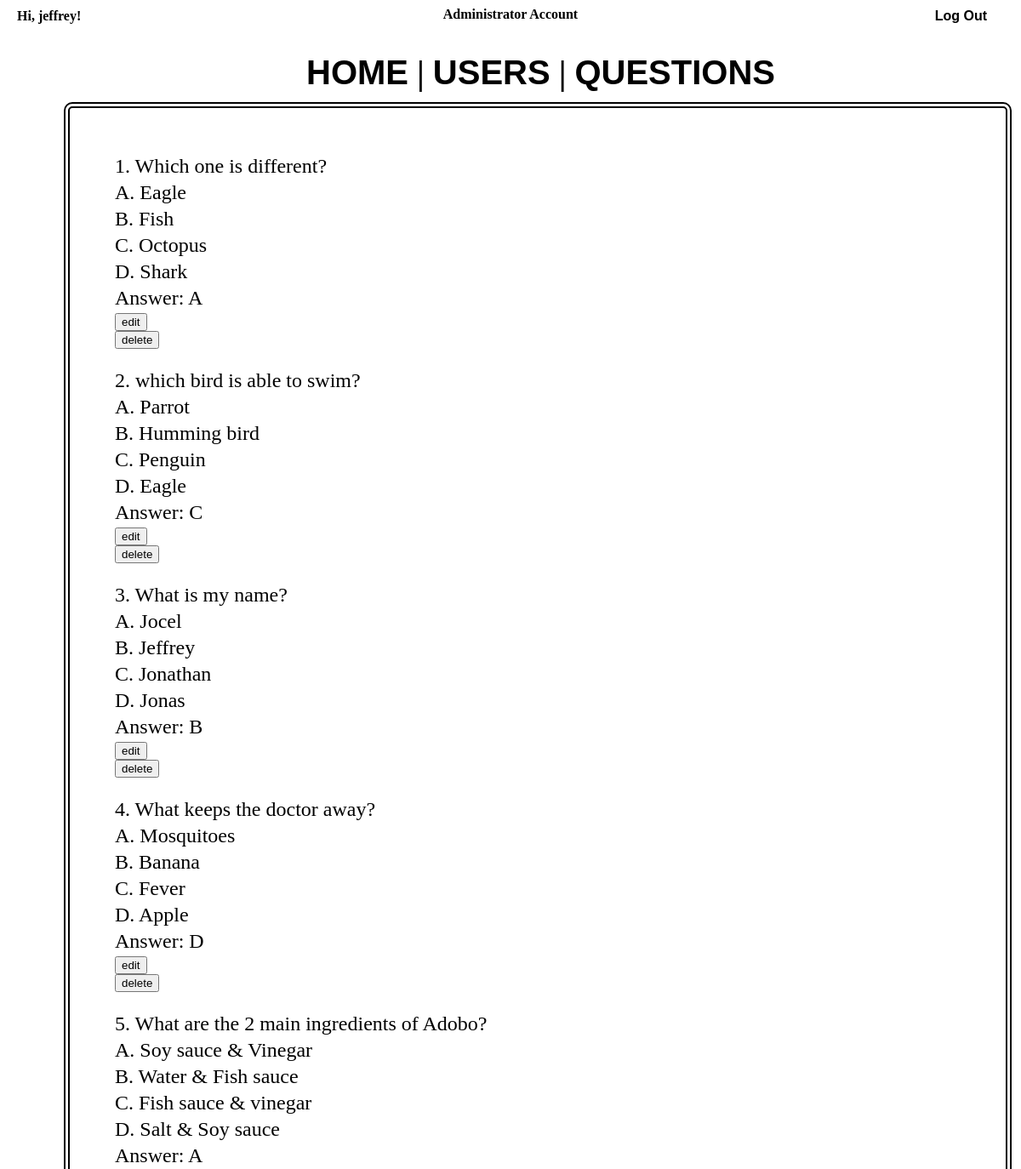
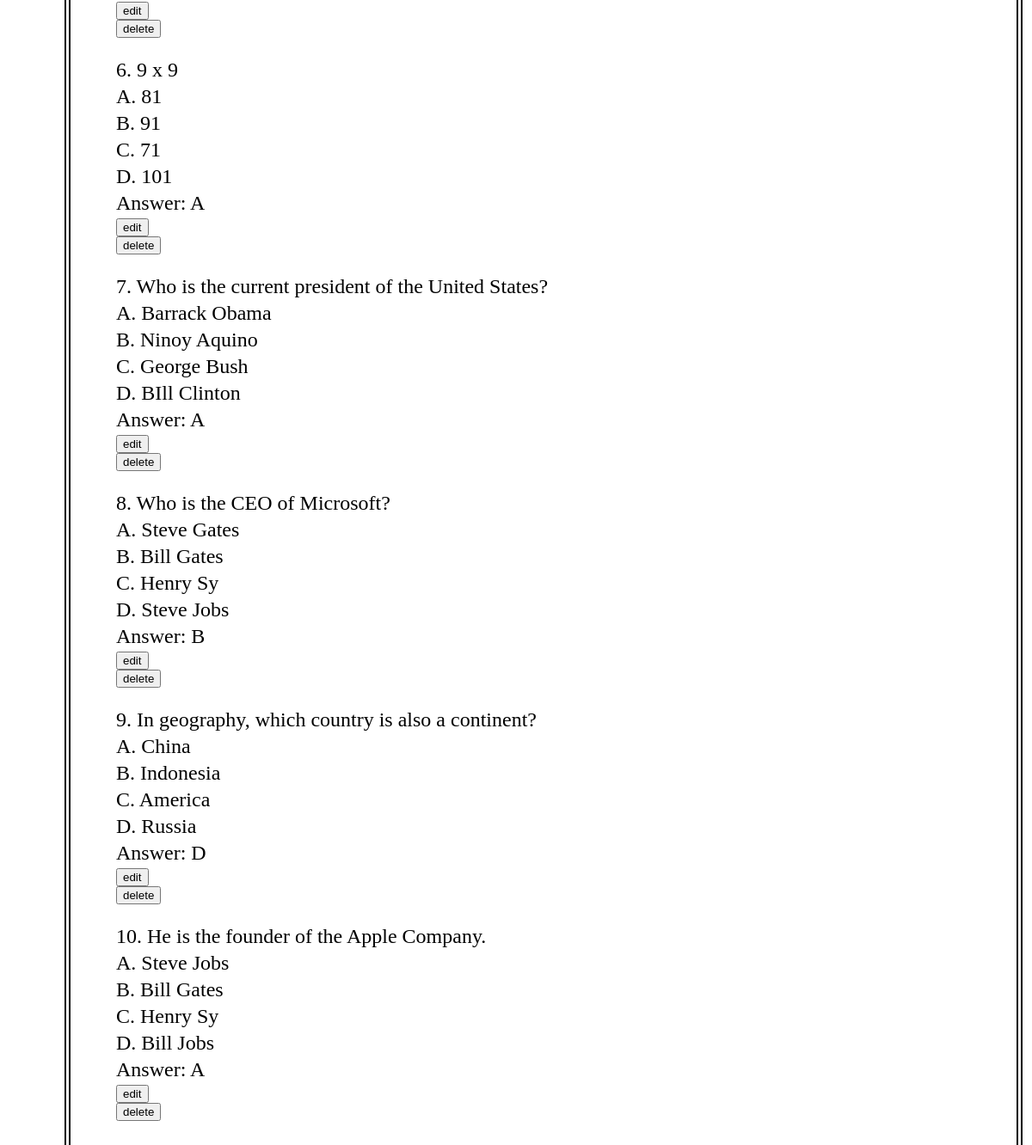
The page /admin/questions.php (signed in) on the database its author committed (2 pictures, top to bottom).
### tables this page shows
CREATE TABLE IF NOT EXISTS `exam` (
  `exam_id` int(11) NOT NULL AUTO_INCREMENT,
  `question` varchar(1000) NOT NULL,
  `a` varchar(100) NOT NULL,
  `b` varchar(100) NOT NULL,
  `c` varchar(100) NOT NULL,
  `d` varchar(100) NOT NULL,
  `answer` varchar(100) NOT NULL,
  `q_number` int(3) NOT NULL,
  PRIMARY KEY (`exam_id`)
);

### admin/functions/adminQuestionsDAO.php (called while the page is built, shortened)
<?php
include_once('config.php');
class adminQuestionsDAO{
	public static function viewQuestions(){
		global $db;
		try{
			$sql = "SELECT * FROM exam ORDER BY q_number";
			$result = $db->query($sql);
			return $result;
		}catch (Exeption $e) {
			error_log(getMessage($e));
		}
			return false;
	}
}
 ?>

### admin/functions/adminQuestionsHandler.php (called while the page is built, shortened)
<?php
class adminQuestionsHandler{
	public function viewQuestions(){
		$viewQuestions = adminQuestionsDAO::viewQuestions();
		if(empty($viewQuestions)){
			return false;
		}else{
			return $viewQuestions;
		}
	}
}
 ?>

### admin/questions.php (the view, shortened to what this page needs)
<?php
include 'background.php';
?>
<div id = 'user'>
<?php
if(isset($_SESSION['username'])){
	$username = $_SESSION['username'];
	echo 'Hi, ' . $username . "!";
}else{
	header('Location: login.php');
}
?>
</div>
<?php
include_once('functions/adminQuestionsDAO.php');
include_once('functions/adminQuestionsHandler.php');
$object = new adminQuestionsHandler();
$view = $object->viewQuestions();
	?>
<html>
<head>
	<link rel="stylesheet" type="text/css" href="css/style.css">
</head>
<body>
	<div id = "questions">
	<table border = '0'>
		<tr>
	<?php
	while($row = $view->fetch_array()):
		?>
		<tr>
			<td><p><?=$row['q_number'] . ". " . $row['question']?></p></div></td>
		</tr>
		<tr>
			<td><p><?= "A. " . $row['a']?></p></td>
		</tr>
		<tr>
			<td><p><?= "B. " . $row['b']?></p></td>
		</tr>
		<tr>
			<td><p><?= "C. " . $row['c']?></p></td>
		</tr>
		<tr>
			<td><p><?= "D. " . $row['d']?></p></td>
		</tr>
		<tr>
			<td><p><?= "Answer: " . $row['answer']?></p></td>
		</tr>
		<tr>
			<form action = 'editQuestion.php' method = 'GET'>
			<td><input type = 'hidden' name = 'id' value = '<?=$row['exam_id']?>'>
			<input type = 'submit' value = 'edit'>
			</form>
			<form action = 'deleteQuestion.php' method = 'GET' onsubmit = 'return verifyDelete()'>
			<input type = 'submit' id = 'delete' value = 'delete'></td>
			</form>
		<tr><td>
		</tr>
		</tr>
		<?php
	endwhile;
?>
</body>
</html>

### admin/background.php (shortened to what this page needs)
<html>
<head>
</head>
<header align = 'center'><h4>Administrator Account</h4></header>
<h4 id = 'logout'><a href="logout.php">Log Out</a></h4>
<body background = '../img/blue.jpg'>
	<div id = 'header'>
		<h1><a href="home2.php">HOME</a>	|	<a href="users.php">USERS</a>	|	<a href="questions.php">QUESTIONS</a><h1>
	</div>
</body>
</html>

### admin/css/style.css (style rules this page uses)
#questions { position: absolute; top: 120px; left:75px; width: 1000px; height: auto; border-color: #000; border-width: 7px; border-radius: 10px; border-style:double; color: red; padding: 50px; }
p { font-size: 24px; word-wrap: break-word; max-width: 900px; }
#user { position: absolute; top: 10px; left: 20px; font-weight: bold; }

### admin/background.php (style rules this page uses)
a:link { font-family:Arial; color:black; text-decoration:none }
#header { position: absolute; top: 35px; left: 360px; }
h1 { font-size: 40px; }
#logout { position: absolute; top: 10px; right: 40px; margin-top: 0px; }

### rows shown on the page
exam: q_number "1", question "Which one is different?", a "Eagle", b "Fish", c "Octopus", d "Shark", answer "A"
exam: q_number "2", question "which bird is able to swim?", a "Parrot", b "Humming bird", c "Penguin", d "Eagle", answer "C"
exam: q_number "3", question "What is my name?", a "Jocel", b "Jeffrey", c "Jonathan", d "Jonas", answer "B"
exam: q_number "4", question "What keeps the doctor away?", a "Mosquitoes", b "Banana", c "Fever", d "Apple", answer "D"
exam: q_number "5", question "What are the 2 main ingredients of Adobo?", a "Soy sauce & Vinegar", b "Water & Fish sauce", c "Fish sauce & vinegar", d "Salt & Soy sauce", answer "A"
exam: q_number "6", question "9 x 9", a "81", b "91", c "71", d "101", answer "A"
exam: q_number "7", question "Who is the current president of the United States?", a "Barrack Obama", b "Ninoy Aquino", c "George Bush", d "BIll Clinton", answer "A"
exam: q_number "8", question "Who is the CEO of Microsoft?", a "Steve Gates", b "Bill Gates", c "Henry Sy", d "Steve Jobs", answer "B"
exam: q_number "9", question "In geography, which country is also a continent?", a "China", b "Indonesia", c "America", d "Russia", answer "D"
exam: q_number "10", question "He is the founder of the Apple Company.", a "Steve Jobs", b "Bill Gates", c "Henry Sy", d "Bill Jobs", answer "A"

### other values the page prints
$username "jeffrey"
